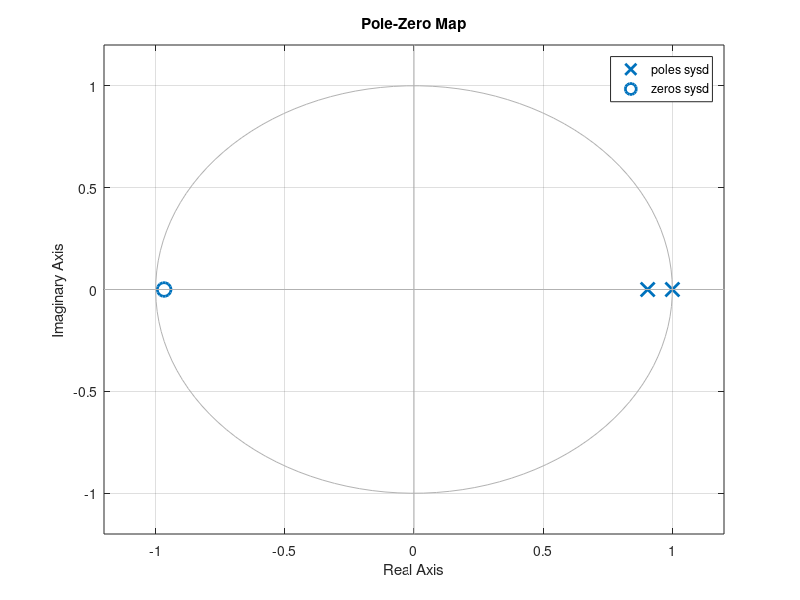

Here is the MATLAB script that generated this plot:
%Obtaining pole zero map of a discrete transfer function 
num = [1]
den= [1 1 0]
Ts=0.1
sys = tf (num,den)
sysd = c2d(sys,Ts, 'zoh')
pzmap(sysd)
